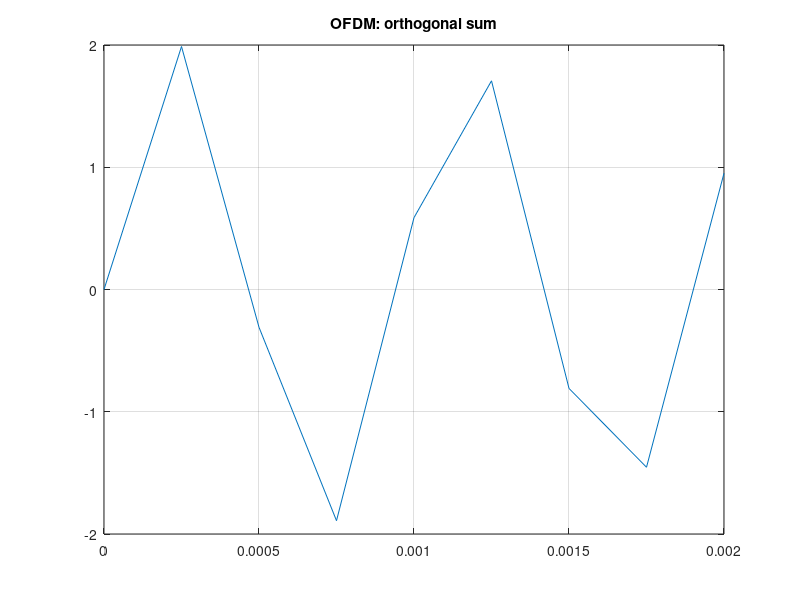
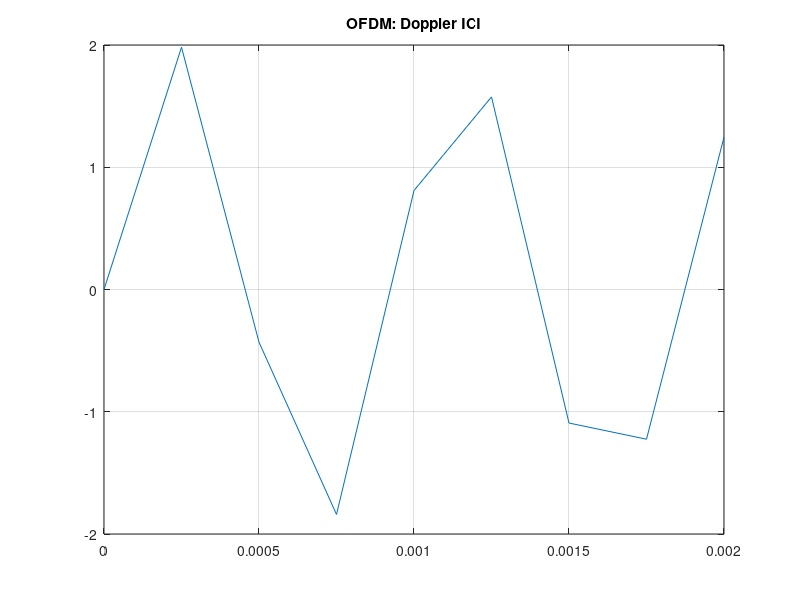

Write the MATLAB code that produced these figures, in order.
% OFDM: ортогональность и ICI
% sinc-поднесущие, доплеровский сдвиг

dop = 20; Nc = 8;
fs2 = 4000;
to = 0:1/fs2:2e-3;
base = 1e3;
Sub = zeros(Nc, numel(to));
for k = 1:Nc
    Sub(k,:) = sin(2*pi*(base + (k-1)*100)*to);
end
Sici = sin(2*pi*(base + (0:Nc-1)*100 + dop)'*to);
figure;
plot(to, Sub(1,:) + Sub(2,:));
title('OFDM: orthogonal sum'); grid on;
figure;
plot(to, Sici(1,:) + Sici(2,:));
title('OFDM: Doppler ICI'); grid on;

%{
@play
{
 "title": "OFDM: orthogonality and ICI",
 "groups": [
  {
   "name": "Channel",
   "controls": [
    {
     "var": "dop",
     "label": "Doppler Hz",
     "min": 0,
     "max": 50,
     "step": 5,
     "default": 20
    }
   ]
  }
 ]
}
%}
